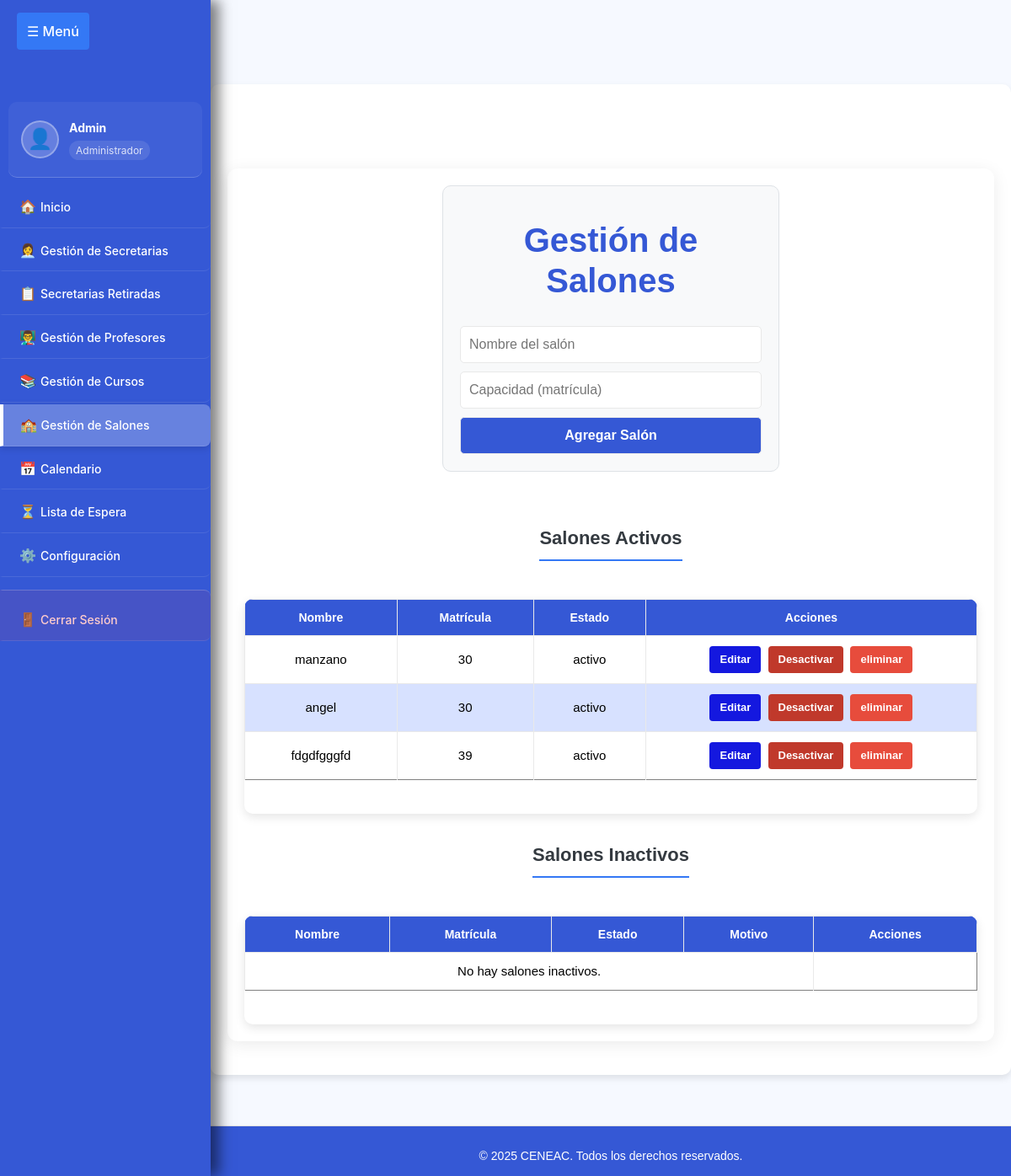
Page /admin/agregar_salon/vista/lista_salon.php on the committed database.
### tables this page shows
CREATE TABLE IF NOT EXISTS `salon` (
  `id_salon` int NOT NULL AUTO_INCREMENT,
  `nombre_salon` varchar(20) DEFAULT NULL,
  `status` enum('activo','inactivo','ocupado','') DEFAULT NULL,
  `matricula` int NOT NULL,
  `motivo` varchar(50) DEFAULT NULL,
  PRIMARY KEY (`id_salon`)
);

### admin/agregar_salon/logica/obtener_salon.php (called while the page is built)
<?php
require_once '../../../BBDD/BBDD.php';
class SalonLogica {
  private $conn;
  public function __construct() {
    $db = new Database();
    $this->conn = $db->connect();
  }
  public function obtenerSalonesSeparados() {
    $sql = "SELECT * FROM salon ";
    $stmt = $this->conn->prepare($sql);
    $stmt->execute();
    $salones = $stmt->fetchAll(PDO::FETCH_ASSOC);
    $activos = [];
    $inactivos = [];
    foreach ($salones as $salon) {
      if ($salon['status'] === 'activo') {
        $activos[] = $salon;
      }else{
        if ($salon['status'] === 'inactivo') {
          $inactivos[] = $salon;
        }
      }
    }
    return ['activo' => $activos, 'inactivo' => $inactivos];
  }
}

### BBDD/BBDD.php (called while the page is built, shortened)
<?php
class Database {
    private $host = 'bdvf1qrwayshdoalcmfx-mysql.services.clever-cloud.com';
    private $db_name = 'bdvf1qrwayshdoalcmfx';
    private $username = 'ukamfrdwwftoickt';
    private $password = 'Q1A3abmdBewMH1KZrTA7';
    private $conn;
    public function __construct(array $config = []) {
        $this->host = $config['host'] ?? 'localhost';
        $this->db_name = $config['dbname'] ?? 'ceneac';
        $this->username = $config['username'] ?? 'root';
        $this->password = $config['password'] ?? '';
    }
    public function connect(): PDO {
        if ($this->conn === null) {
            try {
                $dsn = "mysql:host={$this->host};dbname={$this->db_name};charset=utf8mb4";
                $options = [
                    PDO::ATTR_ERRMODE => PDO::ERRMODE_EXCEPTION,
                    PDO::ATTR_EMULATE_PREPARES => false,
                    PDO::ATTR_DEFAULT_FETCH_MODE => PDO::FETCH_ASSOC,
                    PDO::ATTR_STRINGIFY_FETCHES => false,
                    PDO::ATTR_PERSISTENT => false,
                    PDO::MYSQL_ATTR_INIT_COMMAND => "SET NAMES utf8mb4 COLLATE utf8mb4_unicode_ci"
                ];
                $this->conn = new PDO($dsn, $this->username, $this->password, $options);
            } catch (PDOException $e) {
                $errorCode = is_numeric($e->getCode()) ? (int)$e->getCode() : 0;
                throw new DatabaseException(
                    "Error de conexión a la base de datos: " . $e->getMessage(),
                    $errorCode,
                    $e
                );
            }
        }
        return $this->conn;
    }
}

### admin/agregar_salon/vista/lista_salon.php (the view, shortened to what this page needs)
<?php
require_once '../../../components/navigation/admin_sidebar.php';
require_once '../logica/obtener_salon.php';
$logica = new SalonLogica();
$salonesSeparados = $logica->obtenerSalonesSeparados();
$salonesActivos = $salonesSeparados['activo'];
$salonesInactivos = $salonesSeparados['inactivo'];
$currentPage = 'salon';
$basePath = '../../../';
?>
<!DOCTYPE html>
<html lang="es">
<head>
  <link rel="stylesheet" href="<?= $basePath ?>components/navigation/sidebar_styles.css" />
  <link rel="stylesheet" href="<?= $basePath ?>components/navigation/admin_responsive.css" />
  <link rel="stylesheet" href="styles.css" />
</head>
<body>
<?= renderAdminTopBar('Gestión de Salones', $basePath) ?>
<?= renderAdminSidebar($currentPage, $basePath) ?>
<section class="contenedor-principal">
  <main class="contenido">
    <form id="form-salon" method="POST" action="../logica/agregar_salon.php" class="formulario-salon">
      <h1>Gestión de Salones</h1>
      <input type="text" name="nombre" placeholder="Nombre del salón" required />
      <input type="number" name="matricula" placeholder="Capacidad (matrícula)" min="1" required />
      <button type="submit">Agregar Salón</button>
    </form>
    <h2>Salones Activos</h2>
    <div class="table-container">
    <table border="1" class="tabla-cursos">
      <thead>
        <tr>
          <th>Nombre</th>
          <th>Matrícula</th>
          <th>Estado</th>
          <th>Acciones</th>
        </tr>
      </thead>
      <tbody id="tabla-salones">
        <?php if (!empty($salonesActivos)) : ?>
          <?php foreach ($salonesActivos as $s) : ?>
            <tr data-id="<?= htmlspecialchars($s['id_salon']) ?>">
              <td><?= htmlspecialchars($s['nombre_salon']) ?></td>
              <td><?= htmlspecialchars($s['matricula']) ?></td>
              <td><?= htmlspecialchars($s['status']) ?></td>
              <td>
                <button
                      class="btn-editar"
                      data-id="<?= $s['id_salon'] ?>"
                      data-nombre="<?= htmlspecialchars($s['nombre_salon']) ?>"
                      data-matricula="<?= htmlspecialchars($s['matricula']) ?>"
                    >
                      Editar
                    </button>
                <button class="btn-inactivar" data-id="<?= $s['id_salon'] ?>">Desactivar</button>
                <button data-id="<?= $s['id_salon'] ?>" class="btn-eliminar">
                  eliminar
                </button>
              </td>
            </tr>
          <?php endforeach; ?>
        <?php else : ?>
          <tr><td colspan="4">No hay salones activos.</td></tr>
        <?php endif; ?>
      </tbody>
    </table>
    </div>
    <h2>Salones Inactivos</h2>
    <div class="table-container">
    <table border="1" class="tabla-cursos">
      <thead>
        <tr>
          <th>Nombre</th>
          <th>Matrícula</th>
          <th>Estado</th>
          <th>Motivo</th>
          <th>Acciones</th>
        </tr>
      </thead>
      <tbody id="tabla-salones-inactivos">
        <?php if (!empty($salonesInactivos)) : ?>
          <?php foreach ($salonesInactivos as $s) : ?>
            <tr data-id="<?= htmlspecialchars($s['id_salon']) ?>">
              <td><?= htmlspecialchars($s['nombre_salon']) ?></td>
              <td><?= htmlspecialchars($s['matricula']) ?></td>
              <td><?= htmlspecialchars($s['status']) ?></td>
              <th><?= htmlspecialchars($s['motivo'] ?? '') ?></th>
              <td>
                <button
                  class="btn-editar"
                  data-id="<?= $s['id_salon'] ?>"
                  data-nombre="<?= htmlspecialchars($s['nombre_salon']) ?>"
                  data-matricula="<?= htmlspecialchars($s['matricula']) ?>"
                >
                  Editar
                </button>
                <button class="btn-activar" data-id="<?= $s['id_salon'] ?>">Activar</button>
                <button data-id="<?= $s['id_salon'] ?>" class="btn-eliminar">
                  eliminar
                </button>
              </td>
            </tr>
          <?php endforeach; ?>
        <?php else : ?>
          <tr><td colspan="4">No hay salones inactivos.</td></tr>
        <?php endif; ?>
      </tbody>
    </table>
    </div>
  </main>
</section>
<footer>
  <p>© 2025 CENEAC. Todos los derechos reservados.</p>
</footer>
</body>
</html>

### components/navigation/sidebar_styles.css (style rules this page uses)
:root { --azul: #3478F5; --azul-oscuro: #2a6ed0; --azul-claro: #d7e1ff; --blanco: #fff; --gris: #e9e9e9; --gris-fondo: #f4f7f6; }
body { transition: margin-left 0.3s ease; margin-left: 0; font-family: 'Inter', sans-serif; background-color: var(--gris-fondo); }
.contenedor-principal, .contenedor { transition: margin-left 0.3s ease; margin-left: 0; min-height: calc(100vh - 120px); }
body.sidebar-open { margin-left: 250px; }
body.sidebar-open .contenedor-principal, body.sidebar-open .contenedor { margin-left: 0; }

### components/navigation/admin_responsive.css (style rules this page uses)
* { box-sizing: border-box; }
body { margin: 0; padding: 0; font-family: 'Inter', -apple-system, BlinkMacSystemFont, 'Segoe UI', Roboto, sans-serif; background-color: #f4f7f6; line-height: 1.6; padding-top: 0; }
.contenedor-principal, .main-content, .contenido { transition: margin-left 0.3s ease; padding: 15px; margin-top: 60px; max-width: 1400px; margin-left: auto; margin-right: auto; min-height: calc(100vh - 120px); width: 100%; }
.contenido, .main-content > .contenido { background-color: #fff; padding: 20px; border-radius: 12px; box-shadow: 0 4px 20px rgba(0,0,0,0.08); min-height: calc(100vh - 140px); width: 100%; }
h1 { color: #3478F5; font-size: clamp(24px, 4vw, 32px); margin-bottom: 25px; text-align: center; font-weight: 600; line-height: 1.2; }
h2 { color: #343a40; font-size: clamp(18px, 3vw, 22px); margin-top: 35px; margin-bottom: 20px; border-bottom: 2px solid #3478F5; padding-bottom: 10px; line-height: 1.3; }
#form-profe, #form-curso, #form-salon, #form-secre, .formulario-salon, .form-programar, .config-form { display: grid; grid-template-columns: repeat(auto-fit, minmax(280px, 1fr)); gap: 15px; margin-bottom: 30px; padding: 20px; background-color: #f8f9fa; border-radius: 10px; border: 1px solid #dee2e6; width: 100%; overflow: hidden; }
input[type="text"], input[type="email"], input[type="password"], input[type="number"], input[type="date"], input[type="datetime-local"], select, textarea { padding: 12px 15px; border: 1px solid #ced4da; border-radius: 8px; font-size: clamp(14px, 2vw, 16px); transition: all 0.3s ease; width: 100%; min-height: 44px; }
button, .btn { padding: 12px 24px; border: none; border-radius: 8px; cursor: pointer; font-weight: 500; font-size: clamp(14px, 2vw, 16px); transition: all 0.3s ease; min-height: 44px; white-space: nowrap; text-overflow: ellipsis; overflow: hidden; display: inline-flex; align-items: center; justify-content: center; }
button[type="submit"], .btn-submit, .btn-primary { background-color: #3478F5; color: white; }
.btn-ausentar, .btn-inactivar { background-color: #ffc107; color: #212529; }
.btn-eliminar, .btn-delete { background-color: #dc3545; color: white; }
.btn-editar { background-color: #17a2b8; color: white; }
.btn-info, .btn-ausentar, .btn-reactivar, .btn-eliminar, .btn-editar, .btn-inactivar, .btn-activar { padding: 8px 12px; font-size: clamp(11px, 1.8vw, 13px); min-height: 32px; margin: 2px; }
.table-container { overflow-x: auto; margin-top: 25px; border-radius: 10px; box-shadow: 0 4px 12px rgba(0,0,0,0.1); -webkit-overflow-scrolling: touch; width: 100%; }
.tabla-profesor, .tabla-cursos, .tabla-secre, .tabla-programados, table { width: 100%; min-width: 700px; border-collapse: collapse; font-size: clamp(13px, 2vw, 15px); background-color: white; }
.tabla-profesor th, .tabla-cursos th, .tabla-secre th, .tabla-programados th, table th { background-color: #3478F5; color: white; padding: 15px 12px; text-align: left; font-weight: 600; border: none; font-size: clamp(12px, 2vw, 14px); white-space: nowrap; }
.tabla-profesor td, .tabla-cursos td, .tabla-secre td, .tabla-programados td, table td { padding: 15px 12px; border-bottom: 1px solid #dee2e6; vertical-align: middle; word-wrap: break-word; max-width: 200px; }
.tabla-profesor tr:last-child td, .tabla-cursos tr:last-child td, .tabla-secre tr:last-child td, .tabla-programados tr:last-child td, table tr:last-child td { border-bottom: none; }
footer { margin-top: 40px; padding: 25px 20px; background-color: #f8f9fa; text-align: center; border-top: 1px solid #e0e0e0; color: #6c757d; font-size: clamp(13px, 2vw, 14px); }

### rows in the picture
salon: nombre_salon "manzano", matricula "30", status "activo"
salon: nombre_salon "angel", matricula "30", status "activo"
salon: nombre_salon "fdgdfgggfd", matricula "39", status "activo"

### other values in the picture
$currentUser['username'] "Admin"
$item['icon'] "🏠"
$item['title'] "Inicio"
$item['icon'] "👩‍💼"
$item['title'] "Gestión de Secretarias"
$item['icon'] "📋"
$item['title'] "Secretarias Retiradas"
$item['icon'] "👨‍🏫"
$item['title'] "Gestión de Profesores"
$item['icon'] "📚"
$item['title'] "Gestión de Cursos"
$item['icon'] "🏫"
$item['title'] "Gestión de Salones"
$item['icon'] "📅"
$item['title'] "Calendario"
